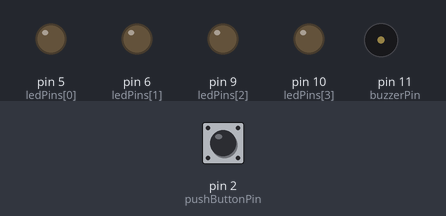
Bench run of a sketch on a simulated Arduino Uno, built with avr-gcc and run on an emulated ATmega328P. On the bench: output pins drawn as LEDs (lit = HIGH), buzzer (waves = sounding). The test bench sets the inputs (shaded band); at power-on: pin 2 (pushButtonPin) HIGH.

Above: at 1.2 s.
1.3 s: pin 2 (pushButtonPin) pulled LOW for 0.15 s
At 3.6 s:
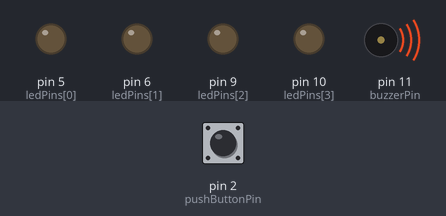
4.4 s: pin 2 (pushButtonPin) pulled LOW for 1 s
At 4.8 s:
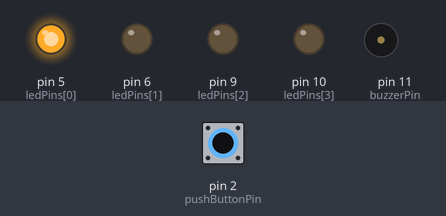
8.4 s: pin 2 (pushButtonPin) pulled LOW for 3.2 s
At 9.3 s:
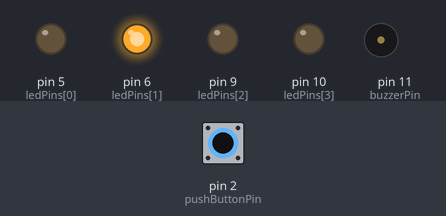
Timing chart, 0 to 12.9 s (numbered marks = the images above; inputs shaded):
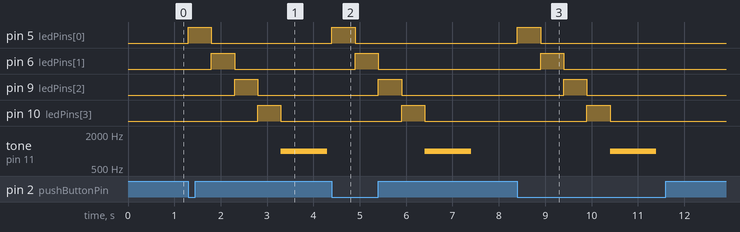

The sketch:

buzzer_led_berjalan.ino
```cpp
const int pushButtonPin = 2; // Pin for Pushbutton
// const int ledPins[] = {6, 7, 8, 9}; // Pins for LEDs (from left to right)
const int ledPins[] = {5, 6, 9, 10}; // Pins for LEDs (from left to right)
const int buzzerPin = 11; // Pin for buzzer

boolean buttonPressed = false;

void setup() {
  // Set pin-mode for pushButtonPin as input and LEDs as output
  pinMode(pushButtonPin, INPUT_PULLUP);
  for (int i = 0; i < 4; i++) {
    pinMode(ledPins[i], OUTPUT);
    digitalWrite(ledPins[i], LOW); // Turn off all LEDs during setup
  }
  pinMode(buzzerPin, OUTPUT);
  digitalWrite(buzzerPin, LOW); // Turn off buzzer during setup
}

void loop() {
  // Read the push button state
  int buttonState = digitalRead(pushButtonPin);

  // If the push button is pressed (logic is inverted due to INPUT_PULLUP)
  if (buttonState == LOW && !buttonPressed) {
    buttonPressed = true;
    // Turn on all LEDs sequentially with a half-second delay between each LED
    for (int i = 0; i < 4; i++) {
      digitalWrite(ledPins[i], HIGH);
      delay(500); // Delay for half a second (500 milliseconds)
      digitalWrite(ledPins[i], LOW);
    }
    // Play a buzzer sound
    tone(buzzerPin, 1000); // Buzzer frequency (e.g., 1000Hz)
    delay(1000); // Play the buzzer sound for 1 second
    noTone(buzzerPin); // Turn off the buzzer
  }

  // Reset buttonPressed when the button is released
  if (buttonState == HIGH) {
    buttonPressed = false;
  }
}
```

Measured:
- after the input at 1.3 s, pin 5 (ledPins[0]): LOW → HIGH at once, → LOW 0.50 s later; pin 6 (ledPins[1]): LOW → HIGH after 0.50 s, → LOW 0.50 s later
- after the input at 4.4 s, pin 5 (ledPins[0]): LOW → HIGH at once, → LOW 0.50 s later; pin 6 (ledPins[1]): LOW → HIGH after 0.50 s, → LOW 0.50 s later
- after the input at 8.4 s, pin 5 (ledPins[0]): LOW → HIGH at once, → LOW 0.50 s later; pin 6 (ledPins[1]): LOW → HIGH after 0.50 s, → LOW 0.50 s later
